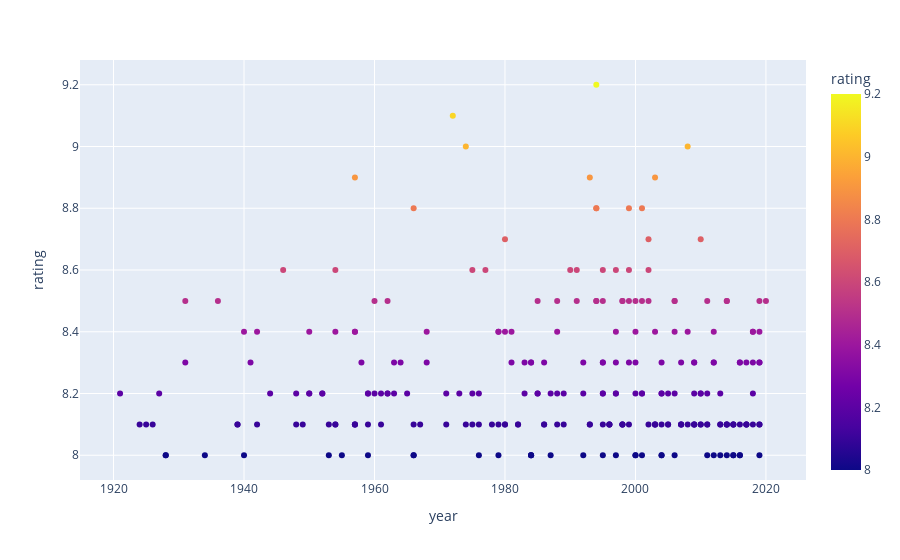

Write notebook code for a chart like this one.
### Code cell
px.scatter(topmovies,x='year',y='rating',hover_name='names',color='rating')

### Figure 1 — Plotly figure (JSON) as saved in the notebook; plotly's stock layout.template omitted (floating-point values rounded to 4 significant figures; data arrays with more than 128 entries replaced by an {"elided": "..."} marker saying what was removed)
{"data": [{"hovertemplate": "<b>%{hovertext}</b><br><br>year=%{x}<br>rating=%{marker.color}<extra></extra>", "hovertext": {"elided": "250 str values"}, "legendgroup": "", "marker": {"color": {"elided": "250 float values"}, "coloraxis": "coloraxis", "symbol": "circle"}, "mode": "markers", "name": "", "orientation": "v", "showlegend": false, "type": "scatter", "x": {"elided": "250 int values"}, "xaxis": "x", "y": {"elided": "250 float values"}, "yaxis": "y"}], "layout": {"coloraxis": {"colorbar": {"title": {"text": "rating"}}, "colorscale": [[0, "#0d0887"], [0.1111, "#46039f"], [0.2222, "#7201a8"], [0.3333, "#9c179e"], [0.4444, "#bd3786"], [0.5556, "#d8576b"], [0.6667, "#ed7953"], [0.7778, "#fb9f3a"], [0.8889, "#fdca26"], [1, "#f0f921"]]}, "legend": {"tracegroupgap": 0}, "margin": {"t": 60}, "xaxis": {"anchor": "y", "domain": [0, 1], "title": {"text": "year"}}, "yaxis": {"anchor": "x", "domain": [0, 1], "title": {"text": "rating"}}}}
